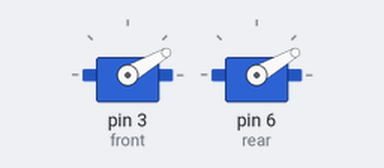
Bench run of a sketch on a simulated Arduino Uno, built with avr-gcc and run on an emulated ATmega328P. Shown: 2 × servo.

Above: at 2.05 s.
Timing chart, 0 to 5.0 s (numbered marks = the images above):
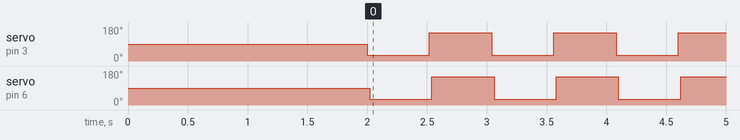

Measured:
- by itself, servo on pin 3 (front), servo on pin 6 (rear): alternates 150° for 0.52 s and 30° for 0.52 s

The sketch:

TwoServoRobot.ino
```cpp
/*
 Two legged robot
 @Author Valerio Cietto
*/

#include <Servo.h>

Servo front;  // create servo object to control a servo
Servo rear;

int del=10;
int stride= 60;
int delayBetweenSteps = 500;
void setup()
{
  front.attach(3);  // attaches the servo on pin 3 to the servo object
  rear.attach(6);  // attaches the servo on pin 6 to the servo object
  front.write(90);
  rear.write(90);

  delay(2000);
}

void loop()
{
  forward(10);

  //delay(1000);

  //backward(5);
}

void forward(int steps){
  for(int i =0;i<steps;i++){
      front.write(90-stride);
      delay(del);
      rear.write(90-stride);
      delay(del);
      delay(delayBetweenSteps);
      front.write(90+stride);
      delay(del);
      rear.write(90+stride);
      delay(del);
      delay(delayBetweenSteps);
  }
}

void backward(int steps){
  for(int i =0;i<steps;i++){
      front.write(120);
      delay(del);
      rear.write(120);
      delay(del);
      front.write(60);
      delay(del);
      rear.write(60);
      delay(del);
  }
}
```
